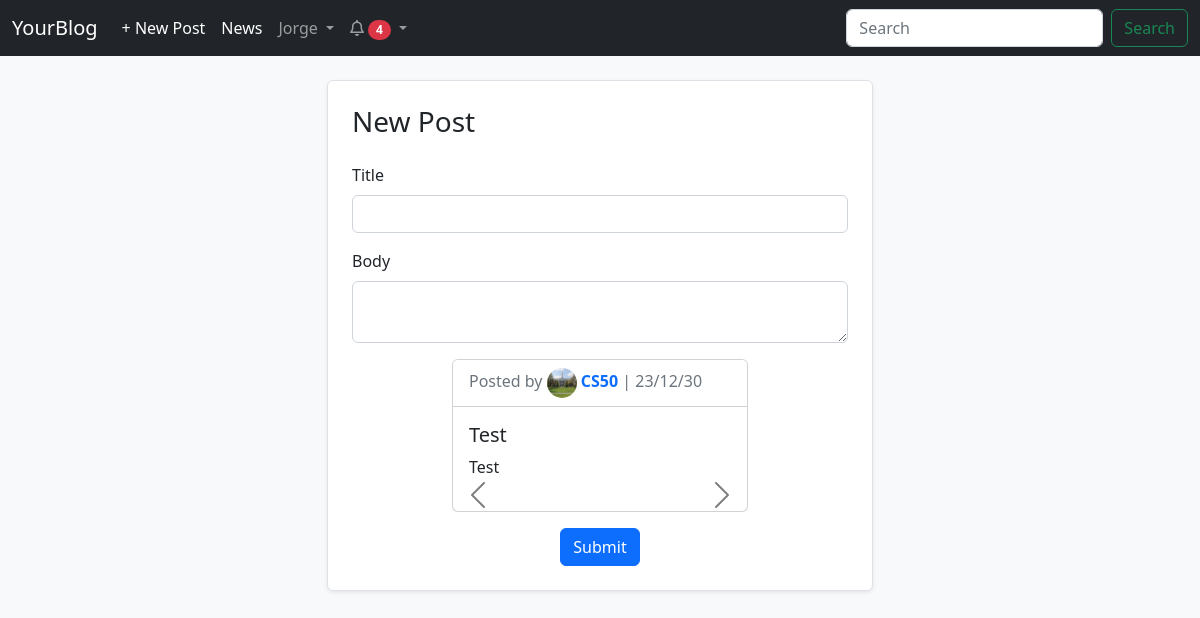
/blogs/new_post?responded_post=7 (signed in), run on the app's committed database.
### app/models.py (models this page shows, shortened)
class User(UserMixin, db.Model):
    __tablename__ = 'users'
    id = db.Column(db.Integer, primary_key=True)
    email = db.Column(db.String(64), unique=True, index=True)
    username = db.Column(db.String(64), unique=True, index=True)
    password_hash = db.Column(db.String(128))
    profile_pic = db.Column(db.String, default='images/profile photos/default_profile_pic.jpg')
    posts = db.relationship('Post', backref='user', cascade='all, delete-orphan')
    comments = db.relationship('Comment', backref='user', cascade='all, delete-orphan')
    followers = db.relationship('Follow', backref='user', foreign_keys='Follow.followed_id', cascade='all, delete-orphan')
    follows = db.relationship('Follow', backref='follower_user', foreign_keys='Follow.follower_id', cascade='all, delete-orphan')
    likes = db.relationship('Like', backref='user', cascade='all, delete-orphan')
    notifications = db.relationship('Notification', backref='user', foreign_keys='Notification.user_id', cascade='all, delete-orphan')
    actions = db.relationship('Notification', backref='notificator', foreign_keys='Notification.notificator_id', cascade='all, delete-orphan')
    confirmed = db.Column(db.Boolean, default=False)
    @property
    def password(self):
        raise AttributeError('password is not readable')
    def __str__(self):
        return self.username

class Post(db.Model):
    __tablename__ = 'posts'
    id = db.Column(db.Integer, primary_key=True)
    title = db.Column(db.String(64), nullable=False)
    body = db.Column(db.Text, nullable=False)
    author = db.Column(db.Integer, db.ForeignKey('users.id'))
    date = db.Column(db.DateTime, default=datetime.utcnow, index=True)
    comments = db.relationship('Comment', backref='post', cascade='all, delete-orphan')
    likes = db.relationship('Like', backref='post', cascade='all, delete-orphan')
    files = db.relationship('File', backref='post', cascade='all, delete-orphan')
    new = db.Column(db.Integer, db.ForeignKey('news.id'), nullable=True)
    responded_title = db.Column(db.String, nullable=True)
    responded_post = db.Column(db.Integer, db.ForeignKey('posts.id'), nullable=True)

### app/blogs/views.py (the view, shortened to what this page needs)
@blogs.route('/new_post', methods=['GET', 'POST'])
@login_required
def new_post():
    new = request.args.get('new')
    responded_post = request.args.get('responded_post')
    if new and request.args.get('image'):
        new = New(author=request.args.get('author'), title=request.args.get('title'), content=request.args.get('content'), date=parser.parse(request.args.get('date')), url=request.args.get('url'), image=request.args.get('image'))
    elif new:
        new = New(author=request.args.get('author'), title=request.args.get('title'), content=request.args.get('content'), date=parser.parse(request.args.get('date')), url=request.args.get('url'))
    elif responded_post:
        responded_post = Post.query.filter_by(id=responded_post).first()
    if new:
        return render_template('blogs/new_post.html', new=new)
    if responded_post:
        return render_template('blogs/new_post.html', responded_post=responded_post)
    return render_template('blogs/new_post.html')

### app/models.py (called while the page is built)
@login_manager.user_loader
def load_user(user_id):
    return User.query.get(int(user_id))

    def __str__(self):
        return f'{self.action} | {self.date.strftime("%Y-%m-%d %H:%M:%S")}'

### app/templates/blogs/new_post.html (shortened to what this page needs)
{% extends 'base.html' %}
{% from 'macros.html' import responded_new_card, responded_post_card %}
{% block content %}
<div class="p-4 container">
    <div class="container border rounded shadow-sm p-4 bg-white" style="max-width: 50%;">
        <div class="mb-4">
            <h3>New Post</h3>
        </div>
        <form method="post" enctype="multipart/form-data">
            <div class="mb-3">
                <label for="title" class="form-label">Title</label>
                <input class="form-control" id="title" name="title" aria-describedby="title" required>
            </div>
            <div class="mb-3">
                <label for="body" class="form-label">Body</label>
                <textarea class="form-control" id="body" name="body" required></textarea>
            </div>
            {% if not new and not responded_post %}
                <div class="mb-3" id="filesContainer">
                    <label for="files" class="form-label">Photos/Videos</label>
                    <input class="form-control" type="file" id="files" name="files" onchange="addFileInput(this)" accept="image/*,video/*">
                </div>
            {% else %}
                    {% if responded_post %}
                        <div class="container" style="padding-right: 100px; padding-left: 100px;">
                            {{ responded_post_card(responded_post, 1, responded_post.date) }}
                        </div>
                {% elif new %}
                        <div class="container" style="padding-right: 100px; padding-left: 100px;">
                            {{ responded_new_card(new, 1, new.date) }}
                        </div>
                {% endif %}
            {% endif %}
            <div class="mt-3 d-flex justify-content-center" >
                <button type="submit" class="btn btn-primary">Submit</button>
            </div>
        </form>
    </div>
</div>
{% endblock %}

### app/templates/base.html (shortened to what this page needs)
<!DOCTYPE html>
<html>
    <head>
        <link href="https://cdn.jsdelivr.net/npm/bootstrap@5.2.3/dist/css/bootstrap.min.css" rel="stylesheet">
        <link rel="stylesheet" href="https://cdnjs.cloudflare.com/ajax/libs/font-awesome/6.0.0/css/all.min.css">
        <link rel="stylesheet" href="{{ url_for('static', filename='css/styles.css') }}">
    </head>
    <body class="bg-light">
        {% block navbar %}
            <nav class="navbar navbar-expand-lg navbar-dark bg-dark sticky-top">
                <div class="container-fluid">
                    <a class="navbar-brand" href="{{ url_for('main.index') }}">YourBlog</a>
                    <div class="collapse navbar-collapse" id="navbarSupportedContent">
                        <ul class="navbar-nav me-auto mb-2 mb-lg-0">
                            {% if current_user.is_authenticated %}
                                <li class="nav-item">
                                    <a class="nav-link active" aria-current="page" href="{{ url_for('blogs.new_post') }}">+ New Post</a>
                                </li>
                                <li class="nav-item">
                                    <a class="nav-link active" aria-current="page" href="{{ url_for('blogs.news') }}">News</a>
                                </li>
                                <li class="nav-item dropdown">
                                    <a class="nav-link dropdown-toggle" href="#" id="navbarDropdown" role="button" data-bs-toggle="dropdown" aria-expanded="false">
                                    {{ current_user.username }}
                                    </a>
                                </li>
                                <li class="nav-item dropdown">
                                    {% if current_user.notifications %}
                                        <a class="nav-link dropdown-toggle" href="#" id="notifications" role="button" data-bs-toggle="dropdown" aria-expanded="false">
                                    {% else %}
                                        <a class="nav-link" href="#" id="notifications" role="button" data-bs-toggle="dropdown" aria-expanded="false">
                                    {% endif %}
                                        <i class="fa-regular fa-bell"></i>
                                        {% if current_user.notifications %}
                                            <span class="badge rounded-pill bg-danger text-bg-secondary">{{ current_user.notifications | length }}</span>
                                        {% endif %}
                                    </a>
                                </li>
                            {% endif %}
                        </ul>
                        <form class="d-flex" action="{{ url_for('main.search_post') }}">
                            <input class="form-control me-2" name="q" type="search" placeholder="Search" aria-label="Search">
                            <button class="btn btn-outline-success" type="submit">Search</button>
                        </form>
                    </div>
                </div>
            </nav>
        {% endblock navbar %}
            {% block content %}
            {% endblock content %}
    </body>
</html>

### app/templates/macros.html (shortened to what this page needs)
{% macro responded_post_card(post, loop_index, date) %}
    <div class="card">
        <div class="card-header bg-white">
            <span class="text-muted">Posted by <a href="{{ url_for('auth.profile', username=post.user ) }}" class="text-decoration-none">{{ render_profile_pic(post.user) }} <b>{{ post.user }}</b></a> |
            {{ date.strftime('%y/%m/%d') }}</span>
        </div>
        <div class="card-body">
            <div class="row">
                <h5 class="card-title">{{ post.title }}</h5>
            </div>
            <div class="row">
                <p class="card-body-text">{{ post.body }}</p>
            </div>
            <div class="row">
                {% if post.files | length == 1 %}
                    {% set file = post.files[0] %}
                    {% if post.files[0].type == 'image' %}
                        {{ render_post_image(file) }}
                    {% elif post.files[0].type == 'video' %}
                        {{ render_post_video(file) }}
                    {% endif %}
                {% else %}
                    {% set id = 'post' ~ loop_index  ~ 'Images' %}
                    {{ render_carousel(post, id) }}
                {% endif %}
            </div>
        </div>
    </div>
{% endmacro %}
{% macro render_profile_pic(author, size) %}
    <img alt="{{ author }} profile pic" src="{{ url_for('static', filename=author.profile_pic) }}" class="profile_pic">
{% endmacro %}
{% macro render_carousel(post, id) %}
    <div id="{{ id }}" class="carousel slide carousel-dark slide"">
        <button class="carousel-control-prev" type="button" data-bs-target="#{{ id }}" data-bs-slide="prev">
            <span class="carousel-control-prev-icon" aria-hidden="true"></span>
        </button>
        <button class="carousel-control-next" type="button" data-bs-target="#{{ id }}" data-bs-slide="next">
            <span class="carousel-control-next-icon" aria-hidden="true"></span>
        </button>
    </div>
{% endmacro %}

### app/static/css/styles.css (style rules this page uses)
.profile_pic { height: 30px; width: 30px; border-radius: 50%; }

### data on the page
User: username "Jorge"
User: profile_pic (picture), user "CS50"
Post: strftime "23/12/30", title "Test", body "Test"

### other printed values
{{ current_user.notifications | length }} "4"
